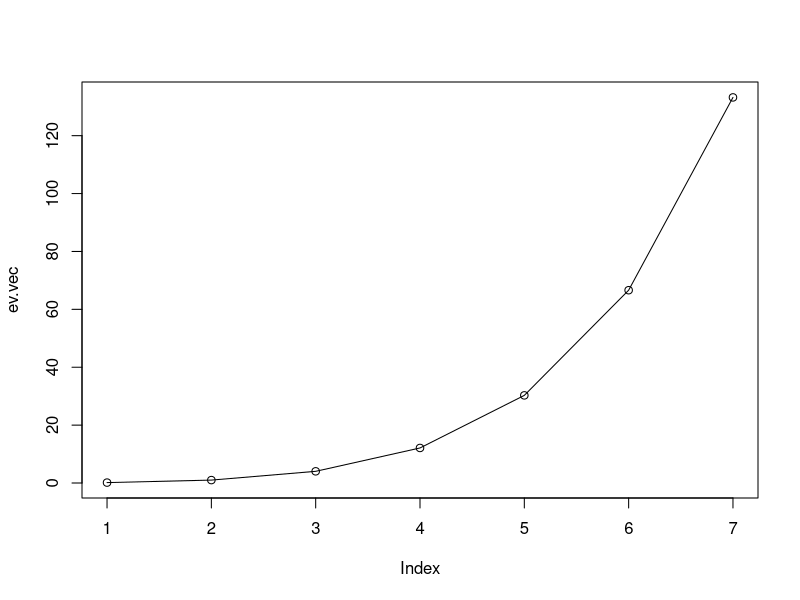
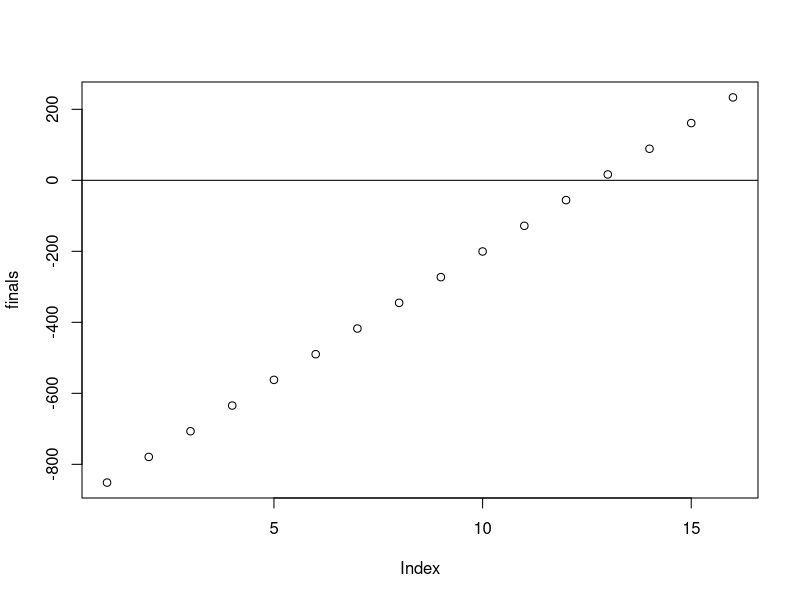

Generate these figures, in order, with R:
## ---- chunk 1
total.possibilities = factorial(49)/(factorial(43)*factorial(6))
base.odds = 1/total.possibilities

## ---- chunk 2
# Change this variable here as the top prize adjusts
grandprize = 16000000
## ---- chunk 3
totalcost.1 = 1
ev.1 = grandprize*base.odds - totalcost.1
ev.1
## ---- chunk 4
totalcost.7 = 7
odds.7 = 7*base.odds
ev.7 = grandprize*odds.7 - totalcost.7
ev.7
## ---- chunk 5
totalcost.12 = 924
odds.12 = 924*base.odds
ev.12 = grandprize*odds.12 - totalcost.12
ev.12

## ---- chunk 6

# Odds for each system draw

odds.multiplier = c(1,7,28,84,210,462,924)
odds = base.odds*odds.multiplier

# Costs are priced according to odds
costs = odds.multiplier

# Expected values
ev.vec = grandprize*odds - costs
plot(ev.vec)
lines(ev.vec)
## ---- chunk 7
 
# Prize money
group2 = 8*grandprize/38
group3 = 5.5*grandprize/38
group4 = 3*grandprize/38
group5 = 50
group6 = 25
group7 = 10

# Odds by group
group2.odds = 1/2330636
group3.odds = 1/55491
group4.odds = 1/22197
group5.odds = 1/1083
group6.odds = 1/812
group7.odds = 1/61

## ---- chunk 8
# Expected payoffs

payoffs =  c(grandprize, group2, group3, group4, group5, group6, group7) * c(odds.12, group2.odds, group3.odds, group4.odds, group5.odds, group6.odds, group7.odds)

final = sum(payoffs) - 924
final
## ---- chunk 9
grandprizes = seq(1000000, 16000000, 1000000)

# Now re-calculate prize money

group2 = 8*grandprizes/38
group3 = 5.5*grandprizes/38
group4 = 3*grandprizes/38
group5 = rep(50, 16)
group6 = rep(25, 16)
group7 = rep(10, 16)

# Create payoff matrix
payoff.matrix =  matrix(NA, nrow = 16, ncol = 7)

odds = c(odds.12, group2.odds, group3.odds, group4.odds, group5.odds, group6.odds, group7.odds)
prizes = cbind(grandprizes, group2, group3, group4, group5, group6, group7)

odds.fun = function(x){
  x*odds
}

payoff.matrix = apply(prizes, c(1), odds.fun)
payoff.matrix = t(payoff.matrix)
finals = sum(payoff.matrix[,1:7])

finals = rep(NA, 16)
for (i in 1:16){
  finals[i] = sum(payoff.matrix[i, 1:7])
}
finals = finals-924
plot(finals)
abline(0,0)
